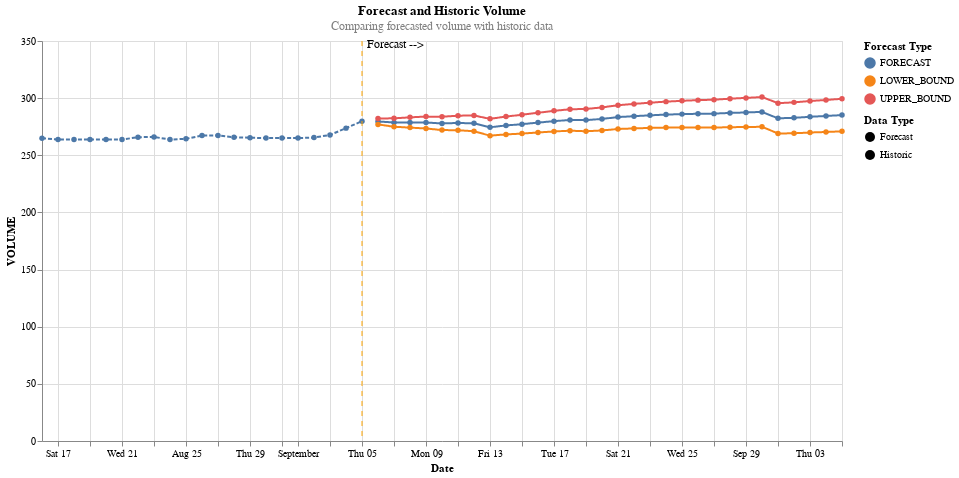
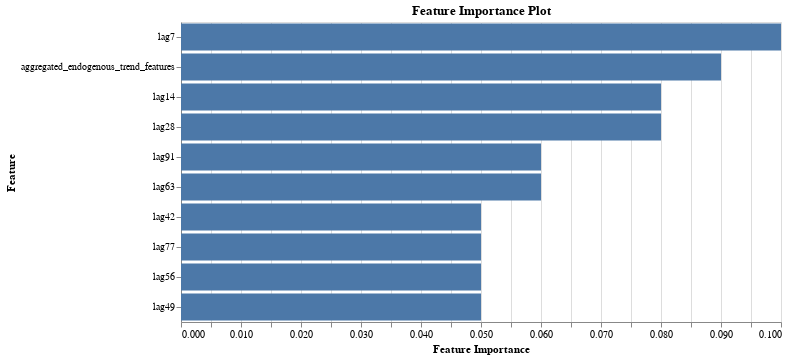

The code cell stored with these charts, in order, in its notebook:
### Code cell
# Generate Forecast and Visualization
forecasting_period = 30
confidence_interval = 0.95
forecast_model.generate_forecast_and_visualization(show_historical=True)

### Figure 1 — Vega-Lite specification as saved in the notebook (floating-point values rounded to 4 significant figures)
{"config": {"view": {"continuousWidth": 300, "continuousHeight": 300}}, "layer": [{"data": {"name": "data-e5a8b4f33794cb7004ddd5d9c1fd40ec"}, "mark": {"type": "line", "point": true}, "encoding": {"color": {"field": "VALUE_TYPE", "legend": {"title": "Forecast Type"}, "type": "nominal"}, "strokeDash": {"field": "TYPE", "legend": {"title": "Data Type"}, "type": "nominal"}, "x": {"axis": {"title": "Date"}, "field": "USAGE_DATE", "type": "temporal"}, "y": {"field": "VOLUME", "type": "quantitative"}}, "title": {"text": ["Forecast and Historic Volume"], "subtitle": ["Comparing forecasted volume with historic data"], "color": "black", "subtitleColor": "gray"}}, {"data": {"name": "data-5450400812ce499562c0843b9076e4ae"}, "mark": {"type": "rule", "color": "orange", "strokeDash": [5, 5]}, "encoding": {"x": {"field": "x", "type": "temporal"}}}, {"data": {"name": "data-a034946551d9b52a71d98e605fad923f"}, "mark": {"type": "text", "align": "left", "baseline": "bottom", "dx": 5, "dy": 5, "fontSize": 12}, "encoding": {"text": {"field": "label", "type": "nominal"}, "x": {"field": "x", "type": "temporal"}, "y": {"value": 5}}}], "height": 400, "width": 800, "$schema": "https://vega.github.io/schema/vega-lite/v5.17.0.json", "datasets": {"data-e5a8b4f33794cb7004ddd5d9c1fd40ec": [{"USAGE_DATE": "2024-10-05T00:00:00", "TYPE": "Forecast", "VALUE_TYPE": "FORECAST", "VOLUME": 285.2}, {"USAGE_DATE": "2024-10-04T00:00:00", "TYPE": "Forecast", "VALUE_TYPE": "FORECAST", "VOLUME": 284.4}, {"USAGE_DATE": "2024-10-03T00:00:00", "TYPE": "Forecast", "VALUE_TYPE": "FORECAST", "VOLUME": 283.7}, {"USAGE_DATE": "2024-10-02T00:00:00", "TYPE": "Forecast", "VALUE_TYPE": "FORECAST", "VOLUME": 282.8}, {"USAGE_DATE": "2024-10-01T00:00:00", "TYPE": "Forecast", "VALUE_TYPE": "FORECAST", "VOLUME": 282.3}, {"USAGE_DATE": "2024-09-30T00:00:00", "TYPE": "Forecast", "VALUE_TYPE": "FORECAST", "VOLUME": 288.0}, {"USAGE_DATE": "2024-09-29T00:00:00", "TYPE": "Forecast", "VALUE_TYPE": "FORECAST", "VOLUME": 287.5}, {"USAGE_DATE": "2024-09-28T00:00:00", "TYPE": "Forecast", "VALUE_TYPE": "FORECAST", "VOLUME": 287.1}, {"USAGE_DATE": "2024-09-27T00:00:00", "TYPE": "Forecast", "VALUE_TYPE": "FORECAST", "VOLUME": 286.4}, {"USAGE_DATE": "2024-09-26T00:00:00", "TYPE": "Forecast", "VALUE_TYPE": "FORECAST", "VOLUME": 286.3}, {"USAGE_DATE": "2024-09-25T00:00:00", "TYPE": "Forecast", "VALUE_TYPE": "FORECAST", "VOLUME": 286.0}, {"USAGE_DATE": "2024-09-24T00:00:00", "TYPE": "Forecast", "VALUE_TYPE": "FORECAST", "VOLUME": 285.6}, {"USAGE_DATE": "2024-09-23T00:00:00", "TYPE": "Forecast", "VALUE_TYPE": "FORECAST", "VOLUME": 285.0}, {"USAGE_DATE": "2024-09-22T00:00:00", "TYPE": "Forecast", "VALUE_TYPE": "FORECAST", "VOLUME": 284.2}, {"USAGE_DATE": "2024-09-21T00:00:00", "TYPE": "Forecast", "VALUE_TYPE": "FORECAST", "VOLUME": 283.4}, {"USAGE_DATE": "2024-09-20T00:00:00", "TYPE": "Forecast", "VALUE_TYPE": "FORECAST", "VOLUME": 281.8}, {"USAGE_DATE": "2024-09-19T00:00:00", "TYPE": "Forecast", "VALUE_TYPE": "FORECAST", "VOLUME": 280.8}, {"USAGE_DATE": "2024-09-18T00:00:00", "TYPE": "Forecast", "VALUE_TYPE": "FORECAST", "VOLUME": 280.9}, {"USAGE_DATE": "2024-09-17T00:00:00", "TYPE": "Forecast", "VALUE_TYPE": "FORECAST", "VOLUME": 279.9}, {"USAGE_DATE": "2024-09-16T00:00:00", "TYPE": "Forecast", "VALUE_TYPE": "FORECAST", "VOLUME": 278.6}, {"USAGE_DATE": "2024-09-15T00:00:00", "TYPE": "Forecast", "VALUE_TYPE": "FORECAST", "VOLUME": 277.2}, {"USAGE_DATE": "2024-09-14T00:00:00", "TYPE": "Forecast", "VALUE_TYPE": "FORECAST", "VOLUME": 276.1}, {"USAGE_DATE": "2024-09-13T00:00:00", "TYPE": "Forecast", "VALUE_TYPE": "FORECAST", "VOLUME": 274.5}, {"USAGE_DATE": "2024-09-12T00:00:00", "TYPE": "Forecast", "VALUE_TYPE": "FORECAST", "VOLUME": 277.9}, {"USAGE_DATE": "2024-09-11T00:00:00", "TYPE": "Forecast", "VALUE_TYPE": "FORECAST", "VOLUME": 278.3}, {"USAGE_DATE": "2024-09-10T00:00:00", "TYPE": "Forecast", "VALUE_TYPE": "FORECAST", "VOLUME": 277.9}, {"USAGE_DATE": "2024-09-09T00:00:00", "TYPE": "Forecast", "VALUE_TYPE": "FORECAST", "VOLUME": 278.6}, {"USAGE_DATE": "2024-09-08T00:00:00", "TYPE": "Forecast", "VALUE_TYPE": "FORECAST", "VOLUME": 278.7}, {"USAGE_DATE": "2024-09-07T00:00:00", "TYPE": "Forecast", "VALUE_TYPE": "FORECAST", "VOLUME": 278.7}, {"USAGE_DATE": "2024-09-06T00:00:00", "TYPE": "Forecast", "VALUE_TYPE": "FORECAST", "VOLUME": 279.6}, {"USAGE_DATE": "2024-09-05T00:00:00", "TYPE": "Historic", "VALUE_TYPE": "FORECAST", "VOLUME": 279.8}, {"USAGE_DATE": "2024-09-04T00:00:00", "TYPE": "Historic", "VALUE_TYPE": "FORECAST", "VOLUME": 273.8}, {"USAGE_DATE": "2024-09-03T00:00:00", "TYPE": "Historic", "VALUE_TYPE": "FORECAST", "VOLUME": 267.8}, {"USAGE_DATE": "2024-09-02T00:00:00", "TYPE": "Historic", "VALUE_TYPE": "FORECAST", "VOLUME": 265.5}, {"USAGE_DATE": "2024-09-01T00:00:00", "TYPE": "Historic", "VALUE_TYPE": "FORECAST", "VOLUME": 265.1}, {"USAGE_DATE": "2024-08-31T00:00:00", "TYPE": "Historic", "VALUE_TYPE": "FORECAST", "VOLUME": 265.1}, {"USAGE_DATE": "2024-08-30T00:00:00", "TYPE": "Historic", "VALUE_TYPE": "FORECAST", "VOLUME": 265.1}, {"USAGE_DATE": "2024-08-29T00:00:00", "TYPE": "Historic", "VALUE_TYPE": "FORECAST", "VOLUME": 265.3}, {"USAGE_DATE": "2024-08-28T00:00:00", "TYPE": "Historic", "VALUE_TYPE": "FORECAST", "VOLUME": 265.8}, {"USAGE_DATE": "2024-08-27T00:00:00", "TYPE": "Historic", "VALUE_TYPE": "FORECAST", "VOLUME": 267.3}, {"USAGE_DATE": "2024-08-26T00:00:00", "TYPE": "Historic", "VALUE_TYPE": "FORECAST", "VOLUME": 267.2}, {"USAGE_DATE": "2024-08-25T00:00:00", "TYPE": "Historic", "VALUE_TYPE": "FORECAST", "VOLUME": 264.4}, {"USAGE_DATE": "2024-08-24T00:00:00", "TYPE": "Historic", "VALUE_TYPE": "FORECAST", "VOLUME": 263.7}, {"USAGE_DATE": "2024-08-23T00:00:00", "TYPE": "Historic", "VALUE_TYPE": "FORECAST", "VOLUME": 266.0}, {"USAGE_DATE": "2024-08-22T00:00:00", "TYPE": "Historic", "VALUE_TYPE": "FORECAST", "VOLUME": 265.8}, {"USAGE_DATE": "2024-08-21T00:00:00", "TYPE": "Historic", "VALUE_TYPE": "FORECAST", "VOLUME": 263.8}, {"USAGE_DATE": "2024-08-20T00:00:00", "TYPE": "Historic", "VALUE_TYPE": "FORECAST", "VOLUME": 263.7}, {"USAGE_DATE": "2024-08-19T00:00:00", "TYPE": "Historic", "VALUE_TYPE": "FORECAST", "VOLUME": 263.7}, {"USAGE_DATE": "2024-08-18T00:00:00", "TYPE": "Historic", "VALUE_TYPE": "FORECAST", "VOLUME": 263.7}, {"USAGE_DATE": "2024-08-17T00:00:00", "TYPE": "Historic", "VALUE_TYPE": "FORECAST", "VOLUME": 263.7}, {"USAGE_DATE": "2024-08-16T00:00:00", "TYPE": "Historic", "VALUE_TYPE": "FORECAST", "VOLUME": 264.9}, {"USAGE_DATE": "2024-10-05T00:00:00", "TYPE": "Forecast", "VALUE_TYPE": "LOWER_BOUND", "VOLUME": 270.9}, {"USAGE_DATE": "2024-10-04T00:00:00", "TYPE": "Forecast", "VALUE_TYPE": "LOWER_BOUND", "VOLUME": 270.4}, {"USAGE_DATE": "2024-10-03T00:00:00", "TYPE": "Forecast", "VALUE_TYPE": "LOWER_BOUND", "VOLUME": 269.9}, {"USAGE_DATE": "2024-10-02T00:00:00", "TYPE": "Forecast", "VALUE_TYPE": "LOWER_BOUND", "VOLUME": 269.3}, {"USAGE_DATE": "2024-10-01T00:00:00", "TYPE": "Forecast", "VALUE_TYPE": "LOWER_BOUND", "VOLUME": 269.1}, {"USAGE_DATE": "2024-09-30T00:00:00", "TYPE": "Forecast", "VALUE_TYPE": "LOWER_BOUND", "VOLUME": 274.9}, {"USAGE_DATE": "2024-09-29T00:00:00", "TYPE": "Forecast", "VALUE_TYPE": "LOWER_BOUND", "VOLUME": 274.7}, {"USAGE_DATE": "2024-09-28T00:00:00", "TYPE": "Forecast", "VALUE_TYPE": "LOWER_BOUND", "VOLUME": 274.6}, {"USAGE_DATE": "2024-09-27T00:00:00", "TYPE": "Forecast", "VALUE_TYPE": "LOWER_BOUND", "VOLUME": 274.2}, {"USAGE_DATE": "2024-09-26T00:00:00", "TYPE": "Forecast", "VALUE_TYPE": "LOWER_BOUND", "VOLUME": 274.4}, {"USAGE_DATE": "2024-09-25T00:00:00", "TYPE": "Forecast", "VALUE_TYPE": "LOWER_BOUND", "VOLUME": 274.4}, {"USAGE_DATE": "2024-09-24T00:00:00", "TYPE": "Forecast", "VALUE_TYPE": "LOWER_BOUND", "VOLUME": 274.3}, {"USAGE_DATE": "2024-09-23T00:00:00", "TYPE": "Forecast", "VALUE_TYPE": "LOWER_BOUND", "VOLUME": 273.9}, {"USAGE_DATE": "2024-09-22T00:00:00", "TYPE": "Forecast", "VALUE_TYPE": "LOWER_BOUND", "VOLUME": 273.5}, {"USAGE_DATE": "2024-09-21T00:00:00", "TYPE": "Forecast", "VALUE_TYPE": "LOWER_BOUND", "VOLUME": 273.0}, {"USAGE_DATE": "2024-09-20T00:00:00", "TYPE": "Forecast", "VALUE_TYPE": "LOWER_BOUND", "VOLUME": 271.7}, {"USAGE_DATE": "2024-09-19T00:00:00", "TYPE": "Forecast", "VALUE_TYPE": "LOWER_BOUND", "VOLUME": 271.0}, {"USAGE_DATE": "2024-09-18T00:00:00", "TYPE": "Forecast", "VALUE_TYPE": "LOWER_BOUND", "VOLUME": 271.5}, {"USAGE_DATE": "2024-09-17T00:00:00", "TYPE": "Forecast", "VALUE_TYPE": "LOWER_BOUND", "VOLUME": 270.9}, {"USAGE_DATE": "2024-09-16T00:00:00", "TYPE": "Forecast", "VALUE_TYPE": "LOWER_BOUND", "VOLUME": 270.0}, {"USAGE_DATE": "2024-09-15T00:00:00", "TYPE": "Forecast", "VALUE_TYPE": "LOWER_BOUND", "VOLUME": 269.0}, {"USAGE_DATE": "2024-09-14T00:00:00", "TYPE": "Forecast", "VALUE_TYPE": "LOWER_BOUND", "VOLUME": 268.3}, {"USAGE_DATE": "2024-09-13T00:00:00", "TYPE": "Forecast", "VALUE_TYPE": "LOWER_BOUND", "VOLUME": 267.2}, {"USAGE_DATE": "2024-09-12T00:00:00", "TYPE": "Forecast", "VALUE_TYPE": "LOWER_BOUND", "VOLUME": 271.0}, {"USAGE_DATE": "2024-09-11T00:00:00", "TYPE": "Forecast", "VALUE_TYPE": "LOWER_BOUND", "VOLUME": 271.9}, {"USAGE_DATE": "2024-09-10T00:00:00", "TYPE": "Forecast", "VALUE_TYPE": "LOWER_BOUND", "VOLUME": 272.1}, {"USAGE_DATE": "2024-09-09T00:00:00", "TYPE": "Forecast", "VALUE_TYPE": "LOWER_BOUND", "VOLUME": 273.4}, {"USAGE_DATE": "2024-09-08T00:00:00", "TYPE": "Forecast", "VALUE_TYPE": "LOWER_BOUND", "VOLUME": 274.2}, {"USAGE_DATE": "2024-09-07T00:00:00", "TYPE": "Forecast", "VALUE_TYPE": "LOWER_BOUND", "VOLUME": 275.0}, {"USAGE_DATE": "2024-09-06T00:00:00", "TYPE": "Forecast", "VALUE_TYPE": "LOWER_BOUND", "VOLUME": 277.0}, {"USAGE_DATE": "2024-10-05T00:00:00", "TYPE": "Forecast", "VALUE_TYPE": "UPPER_BOUND", "VOLUME": 299.4}, {"USAGE_DATE": "2024-10-04T00:00:00", "TYPE": "Forecast", "VALUE_TYPE": "UPPER_BOUND", "VOLUME": 298.4}, {"USAGE_DATE": "2024-10-03T00:00:00", "TYPE": "Forecast", "VALUE_TYPE": "UPPER_BOUND", "VOLUME": 297.5}, {"USAGE_DATE": "2024-10-02T00:00:00", "TYPE": "Forecast", "VALUE_TYPE": "UPPER_BOUND", "VOLUME": 296.3}, {"USAGE_DATE": "2024-10-01T00:00:00", "TYPE": "Forecast", "VALUE_TYPE": "UPPER_BOUND", "VOLUME": 295.6}, {"USAGE_DATE": "2024-09-30T00:00:00", "TYPE": "Forecast", "VALUE_TYPE": "UPPER_BOUND", "VOLUME": 301.0}, {"USAGE_DATE": "2024-09-29T00:00:00", "TYPE": "Forecast", "VALUE_TYPE": "UPPER_BOUND", "VOLUME": 300.2}, {"USAGE_DATE": "2024-09-28T00:00:00", "TYPE": "Forecast", "VALUE_TYPE": "UPPER_BOUND", "VOLUME": 299.5}, {"USAGE_DATE": "2024-09-27T00:00:00", "TYPE": "Forecast", "VALUE_TYPE": "UPPER_BOUND", "VOLUME": 298.7}, {"USAGE_DATE": "2024-09-26T00:00:00", "TYPE": "Forecast", "VALUE_TYPE": "UPPER_BOUND", "VOLUME": 298.3}, {"USAGE_DATE": "2024-09-25T00:00:00", "TYPE": "Forecast", "VALUE_TYPE": "UPPER_BOUND", "VOLUME": 297.7}, {"USAGE_DATE": "2024-09-24T00:00:00", "TYPE": "Forecast", "VALUE_TYPE": "UPPER_BOUND", "VOLUME": 297.0}, {"USAGE_DATE": "2024-09-23T00:00:00", "TYPE": "Forecast", "VALUE_TYPE": "UPPER_BOUND", "VOLUME": 296.0}, {"USAGE_DATE": "2024-09-22T00:00:00", "TYPE": "Forecast", "VALUE_TYPE": "UPPER_BOUND", "VOLUME": 295.0}, {"USAGE_DATE": "2024-09-21T00:00:00", "TYPE": "Forecast", "VALUE_TYPE": "UPPER_BOUND", "VOLUME": 293.8}, {"USAGE_DATE": "2024-09-20T00:00:00", "TYPE": "Forecast", "VALUE_TYPE": "UPPER_BOUND", "VOLUME": 291.9}, {"USAGE_DATE": "2024-09-19T00:00:00", "TYPE": "Forecast", "VALUE_TYPE": "UPPER_BOUND", "VOLUME": 290.5}, {"USAGE_DATE": "2024-09-18T00:00:00", "TYPE": "Forecast", "VALUE_TYPE": "UPPER_BOUND", "VOLUME": 290.3}, {"USAGE_DATE": "2024-09-17T00:00:00", "TYPE": "Forecast", "VALUE_TYPE": "UPPER_BOUND", "VOLUME": 288.9}, {"USAGE_DATE": "2024-09-16T00:00:00", "TYPE": "Forecast", "VALUE_TYPE": "UPPER_BOUND", "VOLUME": 287.2}, {"USAGE_DATE": "2024-09-15T00:00:00", "TYPE": "Forecast", "VALUE_TYPE": "UPPER_BOUND", "VOLUME": 285.4}, {"USAGE_DATE": "2024-09-14T00:00:00", "TYPE": "Forecast", "VALUE_TYPE": "UPPER_BOUND", "VOLUME": 283.9}, {"USAGE_DATE": "2024-09-13T00:00:00", "TYPE": "Forecast", "VALUE_TYPE": "UPPER_BOUND", "VOLUME": 281.9}, {"USAGE_DATE": "2024-09-12T00:00:00", "TYPE": "Forecast", "VALUE_TYPE": "UPPER_BOUND", "VOLUME": 284.8}, {"USAGE_DATE": "2024-09-11T00:00:00", "TYPE": "Forecast", "VALUE_TYPE": "UPPER_BOUND", "VOLUME": 284.7}, {"USAGE_DATE": "2024-09-10T00:00:00", "TYPE": "Forecast", "VALUE_TYPE": "UPPER_BOUND", "VOLUME": 283.7}, {"USAGE_DATE": "2024-09-09T00:00:00", "TYPE": "Forecast", "VALUE_TYPE": "UPPER_BOUND", "VOLUME": 283.9}, {"USAGE_DATE": "2024-09-08T00:00:00", "TYPE": "Forecast", "VALUE_TYPE": "UPPER_BOUND", "VOLUME": 283.2}, {"USAGE_DATE": "2024-09-07T00:00:00", "TYPE": "Forecast", "VALUE_TYPE": "UPPER_BOUND", "VOLUME": 282.3}, {"USAGE_DATE": "2024-09-06T00:00:00", "TYPE": "Forecast", "VALUE_TYPE": "UPPER_BOUND", "VOLUME": 282.2}], "data-5450400812ce499562c0843b9076e4ae": [{"x": "2024-09-05T00:00:00"}], "data-a034946551d9b52a71d98e605fad923f": [{"x": "2024-09-05T00:00:00", "label": "Forecast -->"}]}}

### Figure 2 — Vega-Lite specification as saved in the notebook (floating-point values rounded to 4 significant figures)
{"config": {"view": {"continuousWidth": 300, "continuousHeight": 300}}, "data": {"name": "data-6e157976df8b26db0c1e2d4b308b8a5d"}, "mark": {"type": "bar"}, "encoding": {"x": {"field": "SCORE", "title": "Feature Importance", "type": "quantitative"}, "y": {"field": "FEATURE_NAME", "sort": "-x", "title": "Feature", "type": "nominal"}}, "height": 300, "title": "Feature Importance Plot", "width": 600, "$schema": "https://vega.github.io/schema/vega-lite/v5.17.0.json", "datasets": {"data-6e157976df8b26db0c1e2d4b308b8a5d": [{"SERIES": null, "RANK": 1, "FEATURE_NAME": "lag7", "SCORE": 0.1, "FEATURE_TYPE": "derived_from_endogenous"}, {"SERIES": null, "RANK": 2, "FEATURE_NAME": "aggregated_endogenous_trend_features", "SCORE": 0.09, "FEATURE_TYPE": "derived_from_endogenous"}, {"SERIES": null, "RANK": 3, "FEATURE_NAME": "lag14", "SCORE": 0.08, "FEATURE_TYPE": "derived_from_endogenous"}, {"SERIES": null, "RANK": 4, "FEATURE_NAME": "lag28", "SCORE": 0.08, "FEATURE_TYPE": "derived_from_endogenous"}, {"SERIES": null, "RANK": 5, "FEATURE_NAME": "lag91", "SCORE": 0.06, "FEATURE_TYPE": "derived_from_endogenous"}, {"SERIES": null, "RANK": 6, "FEATURE_NAME": "lag63", "SCORE": 0.06, "FEATURE_TYPE": "derived_from_endogenous"}, {"SERIES": null, "RANK": 11, "FEATURE_NAME": "lag42", "SCORE": 0.05, "FEATURE_TYPE": "derived_from_endogenous"}, {"SERIES": null, "RANK": 14, "FEATURE_NAME": "lag77", "SCORE": 0.05, "FEATURE_TYPE": "derived_from_endogenous"}, {"SERIES": null, "RANK": 13, "FEATURE_NAME": "lag56", "SCORE": 0.05, "FEATURE_TYPE": "derived_from_endogenous"}, {"SERIES": null, "RANK": 12, "FEATURE_NAME": "lag49", "SCORE": 0.05, "FEATURE_TYPE": "derived_from_endogenous"}]}}
